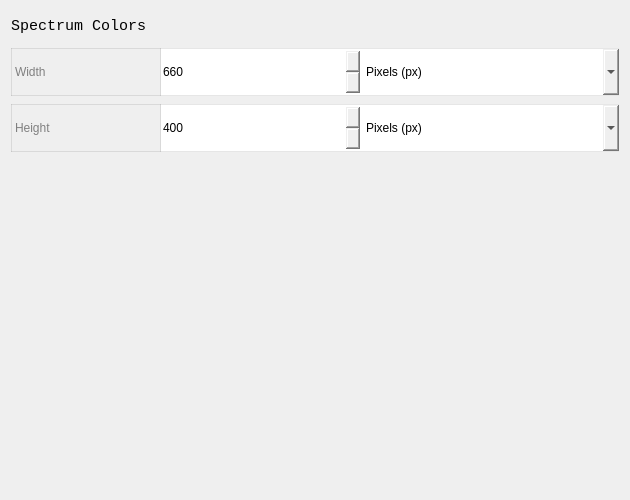
                   <widget class="QWidget" name="scrollAreaWidgetContents_3">
                    <property name="geometry">
                     <rect>
                      <x>0</x>
                      <y>0</y>
                      <width>630</width>
                      <height>500</height>
                     </rect>
                    </property>
                    <layout class="QVBoxLayout" name="verticalLayout_6">
                     <item>
                      <widget class="QLabel" name="label_10">
                       <property name="minimumSize">
                        <size>
                         <width>0</width>
                         <height>30</height>
                        </size>
                       </property>
                       <property name="maximumSize">
                        <size>
                         <width>16777215</width>
                         <height>30</height>
                        </size>
                       </property>
                       <property name="font">
                        <font>
                         <family>Consolas</family>
                         <pointsize>11</pointsize>
                        </font>
                       </property>
                       <property name="text">
                        <string>Spectrum Colors</string>
                       </property>
                      </widget>
                     </item>
                     <item>
                      <widget class="QWidget" name="widget_11" native="true">
                       <property name="minimumSize">
                        <size>
                         <width>0</width>
                         <height>50</height>
                        </size>
                       </property>
                       <property name="maximumSize">
                        <size>
                         <width>16777215</width>
                         <height>50</height>
                        </size>
                       </property>
                       <property name="styleSheet">
                        <string notr="true"/>
                       </property>
                       <layout class="QHBoxLayout" name="horizontalLayout_12">
                        <property name="spacing">
                         <number>0</number>
                        </property>
                        <property name="leftMargin">
                         <number>0</number>
                        </property>
                        <property name="topMargin">
                         <number>1</number>
                        </property>
                        <property name="rightMargin">
                         <number>0</number>
                        </property>
                        <property name="bottomMargin">
                         <number>1</number>
                        </property>
                        <item>
                         <widget class="QLabel" name="label_12">
                          <property name="minimumSize">
                           <size>
                            <width>150</width>
                            <height>0</height>
                           </size>
                          </property>
                          <property name="maximumSize">
                           <size>
                            <width>150</width>
                            <height>16777215</height>
                           </size>
                          </property>
                          <property name="styleSheet">
                           <string notr="true">border: 1px solid rgba(129, 129, 129, 50); color: grey</string>
                          </property>
                          <property name="text">
                           <string>Width</string>
                          </property>
                         </widget>
                        </item>
                        <item>
                         <widget class="QSpinBox" name="spinBox_7">
                          <property name="sizePolicy">
                           <sizepolicy hsizetype="Minimum" vsizetype="Expanding">
                            <horstretch>0</horstretch>
                            <verstretch>0</verstretch>
                           </sizepolicy>
                          </property>
                          <property name="minimumSize">
                           <size>
                            <width>100</width>
                            <height>0</height>
                           </size>
                          </property>
                          <property name="maximumSize">
                           <size>
                            <width>200</width>
                            <height>16777215</height>
                           </size>
                          </property>
                          <property name="styleSheet">
                           <string notr="true">border-top: 1px solid rgba(129, 129, 129, 50);
border-bottom: 1px solid rgba(129, 129, 129, 50);
border-radius: 0px;</string>
                          </property>
                          <property name="minimum">
                           <number>1</number>
                          </property>
                          <property name="maximum">
                           <number>999</number>
                          </property>
                          <property name="value">
                           <number>660</number>
                          </property>
                         </widget>
                        </item>
                        <item>
                         <widget class="QComboBox" name="comboBox_8">
                          <property name="sizePolicy">
                           <sizepolicy hsizetype="Preferred" vsizetype="Expanding">
                            <horstretch>0</horstretch>
                            <verstretch>0</verstretch>
                           </sizepolicy>
                          </property>
                          <property name="minimumSize">
                           <size>
                            <width>0</width>
                            <height>0</height>
                           </size>
                          </property>
                          <property name="maximumSize">
                           <size>
                            <width>16777215</width>
                            <height>16777215</height>
                           </size>
                          </property>
                          <property name="styleSheet">
                           <string notr="true">border-top: 1px solid rgba(129, 129, 129, 50);
border-bottom: 1px solid rgba(129, 129, 129, 50);
border-radius: 0px;</string>
                          </property>
                          <item>
                           <property name="text">
                            <string>Pixels (px)</string>
                           </property>
                          </item>
                         </widget>
                        </item>
                       </layout>
                      </widget>
                     </item>
                     <item>
                      <widget class="QWidget" name="widget_12" native="true">
                       <property name="minimumSize">
                        <size>
                         <width>0</width>
                         <height>50</height>
                        </size>
                       </property>
                       <property name="maximumSize">
                        <size>
                         <width>16777215</width>
                         <height>50</height>
                        </size>
                       </property>
                       <property name="styleSheet">
                        <string notr="true"/>
                       </property>
                       <layout class="QHBoxLayout" name="horizontalLayout_13">
                        <property name="spacing">
                         <number>0</number>
                        </property>
                        <property name="leftMargin">
                         <number>0</number>
                        </property>
                        <property name="topMargin">
                         <number>1</number>
                        </property>
                        <property name="rightMargin">
                         <number>0</number>
                        </property>
                        <property name="bottomMargin">
                         <number>1</number>
                        </property>
                        <item>
                         <widget class="QLabel" name="label_13">
                          <property name="minimumSize">
                           <size>
                            <width>150</width>
                            <height>0</height>
                           </size>
                          </property>
                          <property name="maximumSize">
                           <size>
                            <width>150</width>
                            <height>16777215</height>
                           </size>
                          </property>
                          <property name="styleSheet">
                           <string notr="true">border: 1px solid rgba(129, 129, 129, 50); color: grey</string>
                          </property>
                          <property name="text">
                           <string>Height</string>
                          </property>
                         </widget>
                        </item>
                        <item>
                         <widget class="QSpinBox" name="spinBox_8">
                          <property name="sizePolicy">
                           <sizepolicy hsizetype="Minimum" vsizetype="Expanding">
                            <horstretch>0</horstretch>
                            <verstretch>0</verstretch>
                           </sizepolicy>
                          </property>
                          <property name="minimumSize">
                           <size>
                            <width>100</width>
                            <height>0</height>
                           </size>
                          </property>
                          <property name="maximumSize">
                           <size>
                            <width>200</width>
                            <height>16777215</height>
                           </size>
                          </property>
                          <property name="styleSheet">
                           <string notr="true">border-top: 1px solid rgba(129, 129, 129, 50);
border-bottom: 1px solid rgba(129, 129, 129, 50);
border-radius: 0px;</string>
                          </property>
                          <property name="minimum">
                           <number>0</number>
                          </property>
                          <property name="maximum">
                           <number>998</number>
                          </property>
                          <property name="value">
                           <number>400</number>
                          </property>
                         </widget>
                        </item>
                        <item>
                         <widget class="QComboBox" name="comboBox_9">
                          <property name="sizePolicy">
                           <sizepolicy hsizetype="Preferred" vsizetype="Expanding">
                            <horstretch>0</horstretch>
                            <verstretch>0</verstretch>
                           </sizepolicy>
                          </property>
                          <property name="minimumSize">
                           <size>
                            <width>0</width>
                            <height>0</height>
                           </size>
                          </property>
                          <property name="maximumSize">
                           <size>
                            <width>16777215</width>
                            <height>16777215</height>
                           </size>
                          </property>
                          <property name="styleSheet">
                           <string notr="true">border-top: 1px solid rgba(129, 129, 129, 50);
border-bottom: 1px solid rgba(129, 129, 129, 50);
border-radius: 0px;</string>
                          </property>
                          <item>
                           <property name="text">
                            <string>Pixels (px)</string>
                           </property>
                          </item>
                         </widget>
                        </item>
                       </layout>
                      </widget>
                     </item>
                     <item>
                      <spacer name="verticalSpacer_2">
                       <property name="orientation">
                        <enum>Qt::Vertical</enum>
                       </property>
                       <property name="sizeHint" stdset="0">
                        <size>
                         <width>20</width>
                         <height>40</height>
                        </size>
                       </property>
                      </spacer>
                     </item>
                    </layout>
                   </widget>
